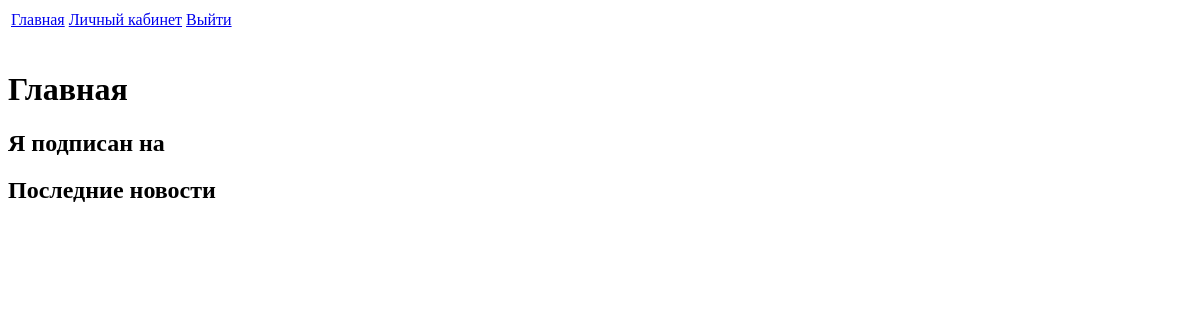
Before: /index (signed in) with the older database file.
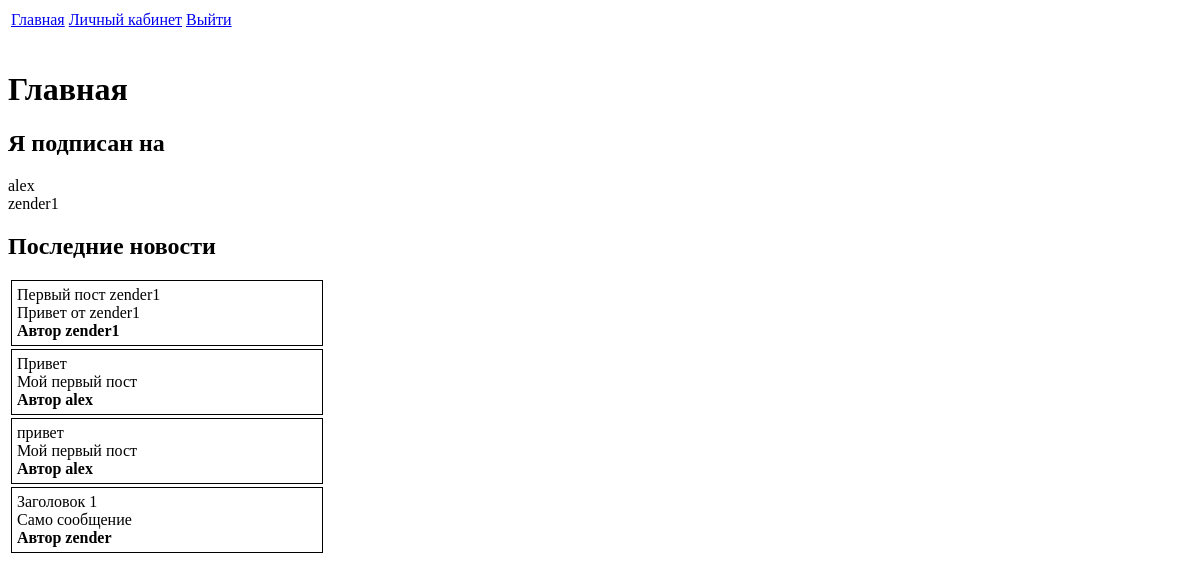
After: the same page with the newer database file.
### app/models.py (models this page shows, shortened)
class User(db.Model, UserMixin):
    id = db.Column(db.Integer, primary_key=True)
    username = db.Column(db.String, unique=True, nullable=False)
    password = db.Column(db.String(128), nullable=False)
    email= db.Column(db.String, unique=True, nullable=False)
    last_seen =db.Column(db.DateTime,default=datetime.utcnow)
    about_me = db.Column(db.String)
    posts = db.relationship('Post', backref='author', lazy='dynamic')
    followed = db.relationship(
        'User', secondary=followers,
        primaryjoin=(followers.c.follower_id==id),
        secondaryjoin=(followers.c.followed_id==id),
        backref=db.backref('follower', lazy='dynamic'), lazy='dynamic'
    )
    def followed_posts(self):
        followed_post = Post.query.join(
            followers, (followers.c.followed_id == Post.user_id)).filter(
            followers.c.follower_id == self.id)
        own_post = self.posts
        return followed_post.union(own_post).order_by(Post.dt.desc())

class Post(db.Model):
    id = db.Column(db.Integer, primary_key=True)
    title = db.Column(db.String, unique=True, nullable=False)
    body = db.Column(db.String, nullable=False)
    dt =db.Column(db.DateTime,default=datetime.utcnow)
    user_id = db.Column(db.Integer, db.ForeignKey('user.id'))

### app/routes.py (the view)
@app.route('/')
@app.route('/index')
@login_required
def index():
    posts = current_user.followed_posts()
    followed_users = current_user.followed.all()
    return render_template('index.html', title='Добро пожаловать!', followed_users = followed_users, posts=posts)

### app/models.py (called while the page is built)
@login_manager.user_loader
def load_user(user_id):
    return User.query.get(int(user_id))

### app/routes.py (called while the page is built)
@app.before_request
def before_request():
    if current_user.is_authenticated:
        current_user.last_seen = datetime.utcnow()
        db.session.commit()

### app/templates/index.html
{% extends 'base.html' %}
{% block content %}
    <h1>Главная</h1>
    <h2>Я подписан на</h2>
    {% for followed_user in followed_users %}
        {{followed_user.username}}
        <br>
    {% endfor %}
    <h2>Последние новости</h2>
    {% for post in posts %}
    <div class="post" style=" width: 300px; border: 1px; padding: 5px; margin: 3px; border-style: solid;">
        {{post.title}} <br>
        {{post.body}} <br>
        <b> Автор {{post.author.username}} </b>
        <br>
    </div>
    {% endfor %}
{% endblock %}

### app/templates/base.html (shortened to what this page needs)
<!DOCTYPE html>
<html lang="en">
<head>
</head>
<body>
    <table>
        <td><a href="{{url_for('index')}}">Главная</a></td>
        {% if current_user.is_anonymous %}
            <td><a href="{{url_for('login')}}">Войти</a></td>
            <td><a href="{{url_for('register')}}">Регистрация</a></td>
        {% else %}
            <td><a href="{{url_for('profile', username=current_user.username)}}">Личный кабинет</a></td>
            <td><a href="{{url_for('logout')}}">Выйти</a></td>
        {% endif %}
    </table>
    <br>
    {% block content %}
    {% endblock %}
</body>
</html>

Changed rows visible on the page:
added User: username "alex"
added User: username "zender1"
added Post: title "Первый пост zender1", body "Привет от zender1", author.username "zender1"
added Post: title "Привет", body "Мой первый пост", author.username "alex"
added Post: title "привет", body "Мой первый пост", author.username "alex"
added Post: title "Заголовок 1", body "Само сообщение", author.username "zender"
